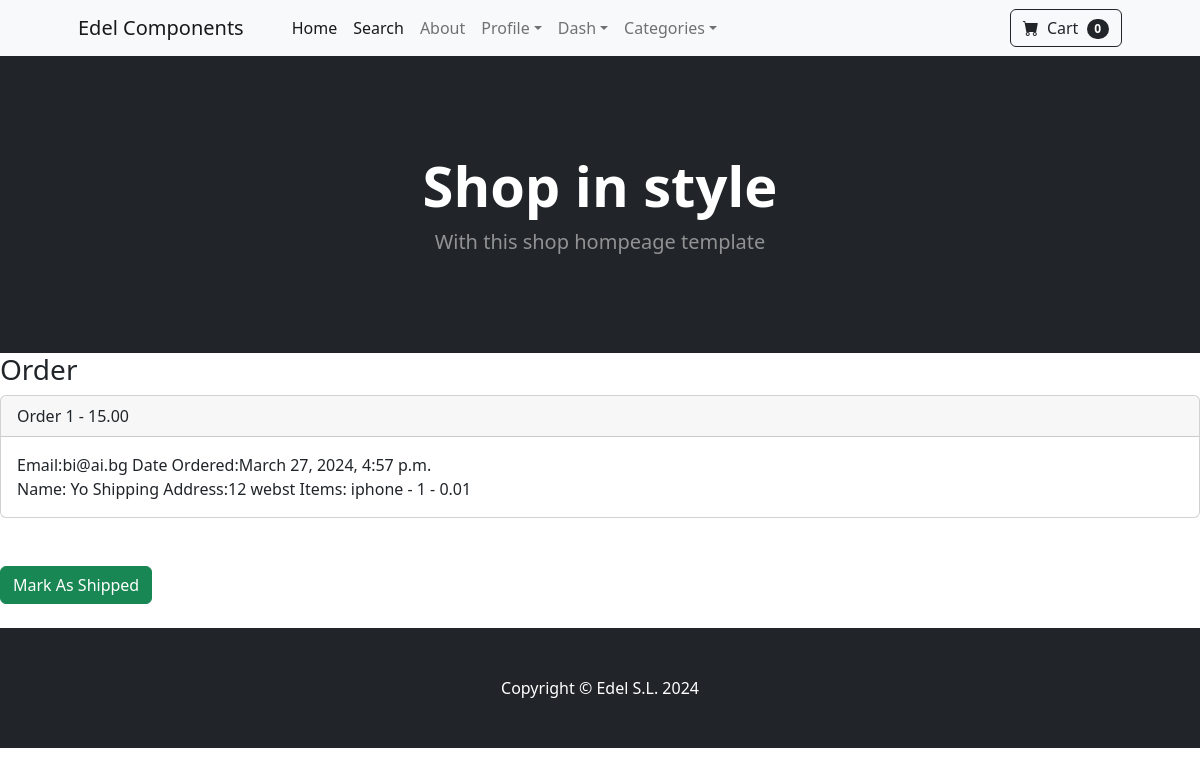
The app's page /payment/orders/1 (signed in), older data.
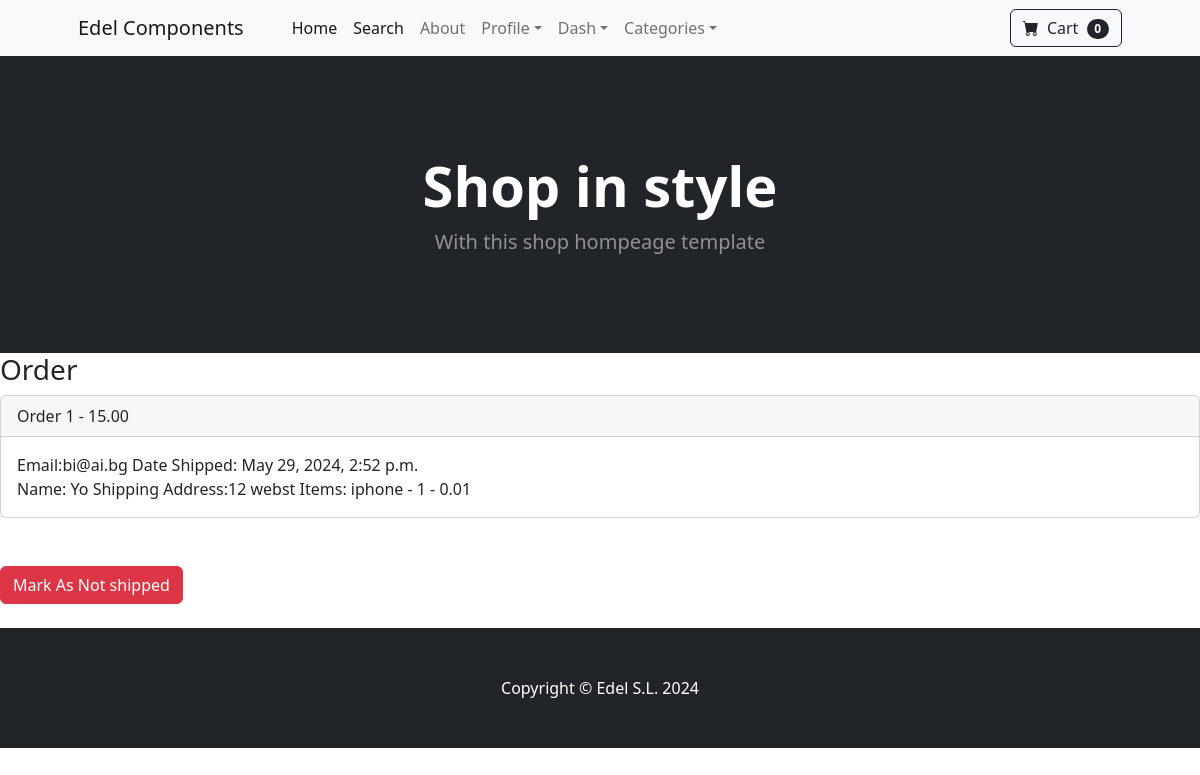
The same page, newer data.
### payment/models.py (models this page shows, shortened)
class Order(models.Model):
    user = models.ForeignKey(User, on_delete=models.CASCADE)
    full_name = models.CharField(max_length=255)
    email = models.EmailField(max_length=255)
    shipping_address = models.TextField(max_length=15000)
    amount_paid = models.DecimalField(max_digits=9, decimal_places=2)
    date_ordered = models.DateTimeField(auto_now_add=True)
    shipped = models.BooleanField(default=False)
    date_shipped = models.DateTimeField(blank=True, null=True)
    customer_reference = models.CharField(max_length=20, blank=True, null=True)

### payment/views.py (the view, shortened to what this page needs)
# urls.py: path("orders/<int:pk>", views.orders, name="orders"),
def orders(request, pk):
    if request.user.is_authenticated and request.user.is_superuser:
        order = Order.objects.get(id=pk)
        items = OrderItem.objects.filter(order=pk)
        return render (request, 'payment/orders.html', {"order": order, "items":items})
    else:
        messages.success(request, "Access Denied")
        return redirect('home')

### cart/cart.py (called while the page is built)
    def __len__(self):
        return len(self.cart)

### cart/context_processors.py (called while the page is built)
def cart(request):
    return {'cart': Cart(request)}

### store/models.py (called while the page is built)
    def __str__(self):
        return self.name

### payment/templates/payment/orders.html (shortened to what this page needs)
{% extends 'base.html' %}
{% block content %}
<h3>Order</h3>
<div class="card">
    <div class="card-header">
      Order {{ order.id }} - {{ order.amount_paid }}
    </div>
    <div class="card-body">
      Email:{{ order.email }}
      {% if order.date_shipped %}
        Date Shipped: {{ order.date_shipped }}
      {% else %}
        Date Ordered:{{ order.date_ordered }}
      {% endif %}
      <br />
      Name: {{ order.full_name }}
      Shipping Address:{{ order.shipping_address }}
      Items:
      {% for item in items%}
        {{item.product}} - {{item.quantity}} - {{item.price}} <br />
      {% endfor %}
    </div>
  </div>
  <br /><br />
  {% if not order.shipped %}
  <form method="POST">
    <button type="Submit" class="btn btn-success">Mark As Shipped</button>
  </form>
  {% else %}
  <form method="POST">
    <button type="Submit" class="btn btn-danger">Mark As Not shipped</button>
  </form>
  {% endif %}
<br />
{% endblock %}

Row changes from the older to the newer data that the page shows:
changed Order "bi@ai.bg": date_shipped (not shown) → "May 29, 2024, 2:52 p.m."; shipped False → True (drawn); date_ordered "March 27, 2024, 4:57 p.m." → (not shown)
Text that changed along with them:
text no longer shown: "Date Ordered: Mark As Shipped"
text now shown: "Date Shipped: Mark As Not shipped"
